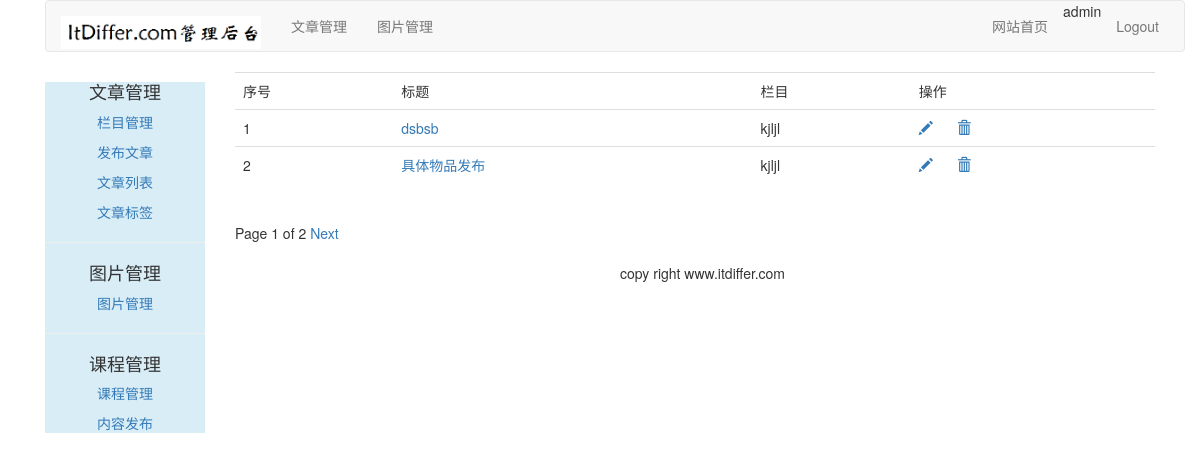
Page /article/article-list/ (signed in) on the committed database.
### article/models.py (models this page shows, shortened)
class ArticlePost(models.Model):
    author = models.ForeignKey(User,on_delete=models.CASCADE, related_name="article")
    title = models.CharField(max_length=200)
    slug = models.SlugField(max_length=500)
    column = models.ForeignKey(ArticleColumn, on_delete=models.CASCADE,related_name="article_column")
    body = models.TextField()
    created = models.DateTimeField(default=timezone.now)
    updated = models.DateTimeField(auto_now=True)
    users_like = models.ManyToManyField(User, related_name="articles_like", blank=True)
    article_tag = models.ManyToManyField(ArticleTag, related_name='article_tag', blank=True)
    class Meta:
        ordering = ("-updated",)
        index_together = (('id', 'slug'),)
    def get_absolute_url(self):
        return reverse("article:article_detail", args=[self.id, self.slug])

class ArticleColumn(models.Model):
    user = models.ForeignKey(User,on_delete=models.CASCADE,related_name='article_column')
    column  = models.CharField(max_length=200)
    created = models.DateField(auto_now_add=True)
    def __str__(self):
        return self.column

### article/views.py (the view)
# urls.py: path('article-list/', views.article_list, name='article_list'),
@login_required(login_url='/account/login')
def article_list(request):
    articles_list = ArticlePost.objects.filter(author=request.user)
    paginator = Paginator(articles_list, 2)
    page = request.GET.get('page')
    try:
        current_page = paginator.page(page)
        articles = current_page.object_list
    except PageNotAnInteger:
        current_page = paginator.page(1)
        articles = current_page.object_list
    except EmptyPage:
        current_page = paginator.page(paginator.num_pages)
        articles = current_page.object_list
    return render(request, "article/column/article_list.html", {"articles":articles, "page": current_page})

### templates/article/column/article_list.html (shortened to what this page needs)
{% extends "article/base.html" %}
{% load static %}
{% block content %}
<div>
    <table class="table table-hover">
    	<tr>
    	    <td>序号</td>
    	    <td>标题</td>
            <td>栏目</td>
    	    <td>操作</td>
    	</tr>
    	{% for article in articles %}
    	<tr id={{ article.id }}>
    	    <td>{{ forloop.counter }}</td>
    	    <td><a href="{{ article.get_absolute_url }}">{{ article.title }}</a></td>
            <td>{{ article.column }}</td>
    	    <td>
                <a name="edit" href="{% url 'article:redit_article' article.id %}"><span class="glyphicon glyphicon-pencil"></span></a>
                <a nane="delete" href="javascript:" onclick="del_article(this, {{ article.id }})"><span class="glyphicon glyphicon-trash" style="margin-left:20px;"></span></a>
            </td>
    	</tr>
    	{% endfor %}
    </table>
    {% include "paginator.html" %}
</div>
{% endblock %}

### templates/article/header.html
{% load static %}
<div class="container">
    <nav class="navbar navbar-default" role="navigation">
        <div class="navbar-header">
            <a class="navbar-brand" href="http://www.itdiffer.com"><img width="200px" src="{% static 'images/backlogo.png' %}"></a>
        </div>
        <div>
            <ul class="nav navbar-nav" role="tablist">
                <li><a href="{% url 'article:article_column' %}">文章管理</a></li>
                <li><a href="{% url 'image:list_images' %}">图片管理</a></li>
            </ul>
            <ul class="nav navbar-nav navbar-right" style="margin-right:10px">
                <li><a href="{% url 'blog:blog_title' %}">网站首页</a></li>
                <li><span>{{ user.username }}</li>
                <li><a href="{% url 'account:user_logout' %}">Logout</a></li>
            </ul>
        </div>
    </nav>
</div>

### rows in the picture
ArticlePost: title "dsbsb", column "kjljl"
ArticlePost: title "具体物品发布", column "kjljl"

### other values in the picture
{{ user.username }} "admin"
{{ page.number }} "1"
{{ page.paginator.num_pages }} "2"
